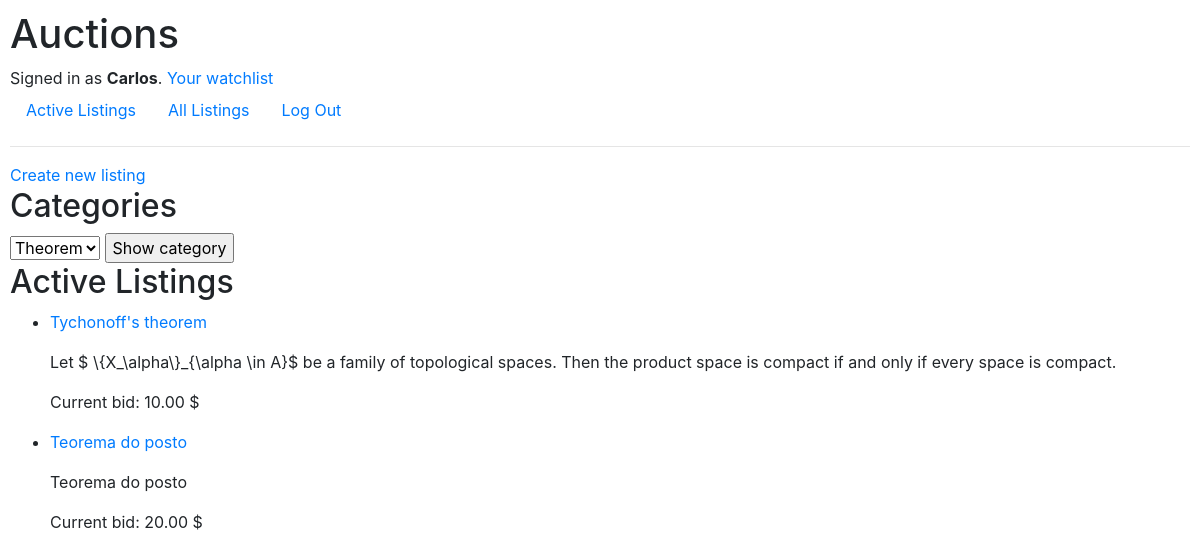
/all_listings (signed in), run on the app's committed database.
### auctions/models.py (models this page shows, shortened)
class User(AbstractUser):
    pass

class Listing(models.Model):
    product = models.CharField(max_length=64)
    description = models.CharField(max_length=500)
    minimum_bid = models.ForeignKey(Bid, on_delete=models.CASCADE, default=0, related_name="listing_bid")
    user_owner = models.ForeignKey(User, on_delete=models.CASCADE, related_name="user_listings")
    category = models.ForeignKey(Category, on_delete=models.CASCADE, related_name="listing_category", default=None)
    isActive = models.BooleanField(default=True)
    user_watchlist = models.ManyToManyField(User, blank=True, related_name="user_watchlist", default=None)
    user_bids = models.ManyToManyField(User, blank=True, related_name="user_bids", default= None)

class Bid(models.Model):
    new_bid = models.DecimalField(max_digits=9, decimal_places=2)
    user_bid = models.ForeignKey(User, on_delete=models.CASCADE, related_name="user_bid", default=0)
    def __str__(self):
        return f"{self.new_bid} $"

### auctions/views.py (the view)
# urls.py: path("all_listings", views.all_listings, name="all_li")
def all_listings(request):
    listing_entries = Listing.objects.all()
    categories = Category.objects.all()
    if list(listing_entries) != [] :
        return render(request, "auctions/index.html", {
            "listing_entries":listing_entries,
            "categories":categories
        })
    else:
        return render(request, "auctions/index.html", {
            "message": "Currently no listings",
            "categories":categories
        })

### auctions/models.py (called while the page is built)
    def __str__(self):
        return self.category

### auctions/templates/auctions/index.html (shortened to what this page needs)
{% extends "auctions/layout.html" %}
{% block body %}
{% if user.is_authenticated %}
<a href="{% url 'create_listing' %}">Create new listing</a>
{% else %}
Sign In to add a new product
{% endif %}
<h2>Categories</h2>
<form action="{% url 'show_category' %}" method="POST">
    <select name="category">
        {% for category in categories %}
        <option value="{{ category }}">{{ category }}</option>
        {% endfor%}
    </select>
    <input type="submit" value="Show category">
</form>
<h2>Active Listings</h2>
<ul>
    {% for item in listing_entries %}
    <li> <a href="{% url 'listing' item.id %}"><p>{{ item.product }}</p></a> <p>{{ item.description }}</p> <p>Current bid: {{ item.minimum_bid }}</p></li>
    {% endfor %}
</ul>
{% endblock %}

### auctions/templates/auctions/layout.html (shortened to what this page needs)
{% load static %}
<!DOCTYPE html>
<html lang="en">
<head>
        <link rel="stylesheet" href="https://stackpath.bootstrapcdn.com/bootstrap/4.4.1/css/bootstrap.min.css"
>
    <link href="{% static 'auctions/styles.css' %}" rel="stylesheet">
</head>
<body>
    <h1>Auctions</h1>
    <div>
        {% if user.is_authenticated %}
        Signed in as <strong>{{ user.username }}</strong>.
        <a href="{% url 'user_watchlist' %}">Your watchlist</a>
        {% else %}
        Not signed in.
        {% endif %}
    </div>
    <ul class="nav">
        <li class="nav-item">
            <a class="nav-link" href="{% url 'index' %}">Active Listings</a>
        </li>
        <li class="nav-item">
            <a class="nav-link" href="{% url 'all_li' %}">All Listings</a>
        </li>
        {% if user.is_authenticated %}
        <li class="nav-item">
            <a class="nav-link" href="{% url 'logout' %}">Log Out</a>
        </li>
        {% endif %}
    </ul>
    <hr>
    {% block body %}
    {% endblock %}
</body>
</html>

### auctions/static/auctions/styles.css (style rules this page uses)
body { padding: 10px; }

### data on the page
User: username "Carlos"
Listing: product "Tychonoff's theorem", description "Let $ \\{X_\\alpha\\}_{\\alpha \\in A}$ be a family of topological spaces. Then the product space is compact if and only if every space is compact.", minimum_bid "10.00 $"
Listing: product "Teorema do posto", description "Teorema do posto", minimum_bid "20.00 $"

### other printed values
form field category "Theorem"
